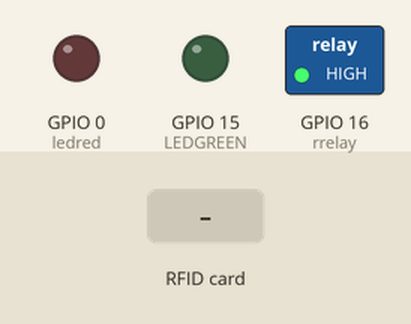
Bench run of a sketch on a simulated ESP8266 (NodeMCU). On the bench: switched loads named in the sketch (green lamp = pin HIGH), output pins drawn as LEDs (lit = HIGH). The test bench sets the inputs (shaded band). WiFi joins after 1.5 s; servers stay silent unless stated; what the sketch prints to the serial monitor is not drawn.

Above: at 2.9 s.
3.0 s: RFID card F9 11 7D 9E held to the reader
At 4.3 s:
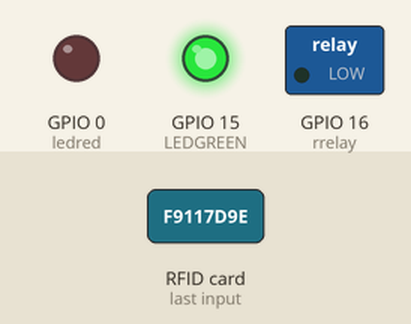
At 5.5 s:
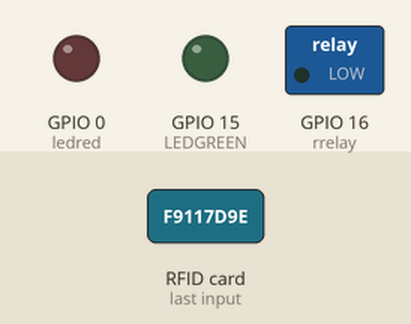
Timing chart, 0 to 11.2 s (numbered marks = the images above; inputs shaded):
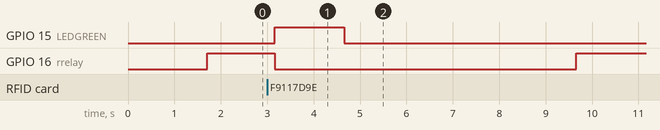

Measured:
- after the input at 3.0 s, GPIO 15 (LEDGREEN): LOW → HIGH after 0.16 s, → LOW 1.5 s later; GPIO 16 (rrelay): HIGH → LOW after 0.16 s, → HIGH 6.5 s later

The sketch:

RFID_Access.ino
```cpp
/*
 *  Created by TheCircuit
*/
        #include <FirebaseArduino.h>
        #define SS_PIN 4  //D2
        #define RST_PIN 5 //D1
        #define LEDGREEN 15 //d8
        #define ledred 0 //d3
        #define rrelay 16 //D0

        #include <SPI.h>
        #include <MFRC522.h>
        #include <ESP8266WiFi.h>

              #define FIREBASE_HOST "esp8266-6e172.firebaseio.com"
              #define FIREBASE_AUTH "xp4NMecBicPMawr64mBY0pNjnpAUJuC4chJGjpDJ"

            MFRC522 mfrc522(SS_PIN, RST_PIN);   // Create MFRC522 instance.

            int out = 0;
            #define WIFI_SSID "DekBanBan"
            #define WIFI_PASSWORD "sinptv_1999"

            const String UserCardNumber = "User";

void setup()
{
            Serial.begin(115200);   // Initiate a serial communication
            SPI.begin();      // Initiate  SPI bus
            mfrc522.PCD_Init();   // Initiate MFRC522
            pinMode(LEDGREEN,OUTPUT);
            pinMode(ledred,OUTPUT);
            pinMode(rrelay,OUTPUT);
          // wifi connect
            Wificonnection();
        // firebase connect and delete
            Firebase.begin(FIREBASE_HOST,FIREBASE_AUTH);
            Firebase.remove(UserCardNumber);
           //  Firebase.setString(UserCardNumber + "/name", CardName);
}
void loop()
{
      digitalWrite(rrelay,HIGH);
  // Look for new cards
  if ( ! mfrc522.PICC_IsNewCardPresent())
  {
    return;
  }
  // Select one of the cards
  if ( ! mfrc522.PICC_ReadCardSerial())
  {
    return;
  }
  //Show UID on serial monitor
  Serial.println();
  Serial.print(" UID tag :");

  String content= "";
  byte letter;
  for (byte i = 0; i < mfrc522.uid.size; i++)
  {
     Serial.print(mfrc522.uid.uidByte[i] < 0x10 ? " 0" : " ");
     Serial.print(mfrc522.uid.uidByte[i], HEX);
     content.concat(String(mfrc522.uid.uidByte[i] < 0x10 ? " 0" : " "));
     content.concat(String(mfrc522.uid.uidByte[i], HEX));
  }
  content.toUpperCase();
  Serial.println();
        static int Count = 0;
  if (content.substring(1) == "F9 11 7D 9E") //change UID of the card that you want to give access
  {
         const String UserCardNumber = "User";
         const String CardName = " piti " + UserCardNumber;
          int ID = 0;
          int value =0;
          const String Address = " Facuty of Engineering ";
          if (value == 0){

              StaticJsonBuffer<200> jsonBuffer;
              JsonObject& valueObject = jsonBuffer.createObject();
              valueObject["Name"] = CardName;
              valueObject["ID"] = ID;
              valueObject["Address"] = Address;
            //  Firebase.set(UserCardNumber + "/001", valueObject);
             Firebase.push(UserCardNumber + "/001", valueObject);


         /* Firebase.setString(UserCardNumber + "/Address: ", Address);
              Firebase.setString(UserCardNumber + "/Name", CardName);
               Firebase.setInt(UserCardNumber + "/ID : ", ID);*/

             Serial.println(" Card Access ");
              Serial.println(" Welcome Mr.Piti ");
              Serial.println(" Have FUN ");
              Serial.println();
              digitalWrite(rrelay,LOW);
              digitalWrite(LEDGREEN,HIGH);
              delay(1500);
              digitalWrite(LEDGREEN,LOW);
              delay(5000);
              digitalWrite(rrelay,HIGH);


      }
  }

  else if (content.substring(1) == "65 C3 33 3B") //change UID of the card that you want to give access
  {
         const String UserCardNumber = "User";
         const String CardName = " sinkerd " + UserCardNumber;
          int ID = 1;
          int value =0;
          const String Address = " Facuty of Engineering ";
          if (value == 0){

             StaticJsonBuffer<200> jsonBuffer;
              JsonObject& valueObject = jsonBuffer.createObject();
              valueObject["Name"] = CardName;
              valueObject["ID"] = ID;
              valueObject["Address"] = Address;
            //  Firebase.set(UserCardNumber + "/001", valueObject);
             Firebase.push(UserCardNumber + "/002", valueObject);

         /* Firebase.setString(UserCardNumber + "/Address: ", Address);
              Firebase.setString(UserCardNumber + "/Name", CardName);
               Firebase.setInt(UserCardNumber + "/ID : ", ID);*/

             Serial.println(" Card access ");
              Serial.println(" Welcome Mr.Sinkerd ");
              Serial.println(" Have FUN ");
              Serial.println();
              digitalWrite(LEDGREEN,HIGH);
               digitalWrite(rrelay,LOW);
              delay(1500);
              digitalWrite(LEDGREEN,LOW);
               delay(5000);
              digitalWrite(rrelay,HIGH);


      }
  }
  else {
          Serial.println("Card Not Access");
            digitalWrite(ledred,HIGH);
             delay(1000);
          digitalWrite(ledred,LOW);
          const String UserCardNumber = "User";
        const String Empty = " User Out of system ";

        StaticJsonBuffer<200> jsonBuffer;
              JsonObject& Emptys = jsonBuffer.createObject();
              Emptys ["Name"] = Empty;
       Firebase.push(UserCardNumber + "/No USER: ", Emptys);

  }
}


      void Wificonnection(){
          WiFi.begin(WIFI_SSID, WIFI_PASSWORD);
          Serial.print("Connecting");
          while(WiFi.status()!=WL_CONNECTED)
          {
            Serial.print(".");
            delay(500);

          }
          Serial.println();
          Serial.print("Connected: ");
          Serial.println(WiFi.localIP());
          Firebase.begin(FIREBASE_HOST, FIREBASE_AUTH);

      }
```
